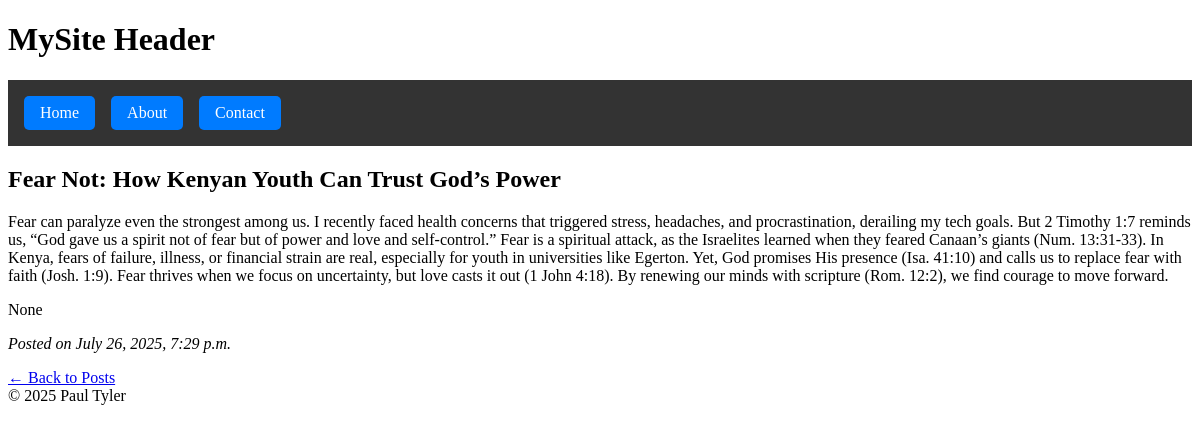
The app's page /blog/2/ with its own data.
### home/models.py (models this page shows)
class Post(models.Model):
    title = models.CharField(max_length=200)
    author = models.CharField(max_length=90, null=True)
    content = models.TextField()
    created_at = models.DateTimeField(auto_now_add=True)

### home/views.py (the view)
# urls.py: path('blog/<int:pk>/', PostDetailView.as_view(), name='post-detail'),
class PostDetailView(DetailView):
    model = Post
    template_name = 'home/post_detail.html'
    context_object_name = 'post'

### home/templates/home/post_detail.html
{% extends 'home/base.html' %}
{% block content %}
  <h2>{{ post.title }}</h2>
  <p>{{ post.content }}</p>
  <p>{{ post.author }}</p>
  <p><i>Posted on {{ post.created_at }}</i></p>
  <a href="{% url 'post-list' %}">← Back to Posts</a>
{% endblock %}

### records on screen
Post: title "Fear Not: How Kenyan Youth Can Trust God’s Power", content "Fear can paralyze even the strongest among us. I recently faced health concerns that triggered stress, headaches, and procrastination, derailing my tech goals. But 2 Timothy 1:7 reminds us, “God gave us a spirit not of fear but of power and love and self-control.” Fear is a spiritual attack, as the Israelites learned when they feared Canaan’s giants (Num. 13:31-33). In Kenya, fears of failure, illness, or financial strain are real, especially for youth in universities like Egerton. Yet, God promises His presence (Isa. 41:10) and calls us to replace fear with faith (Josh. 1:9). Fear thrives when we focus on uncertainty, but love casts it out (1 John 4:18). By renewing our minds with…", author "None", created_at "July 26, 2025, 7:29 p.m."
